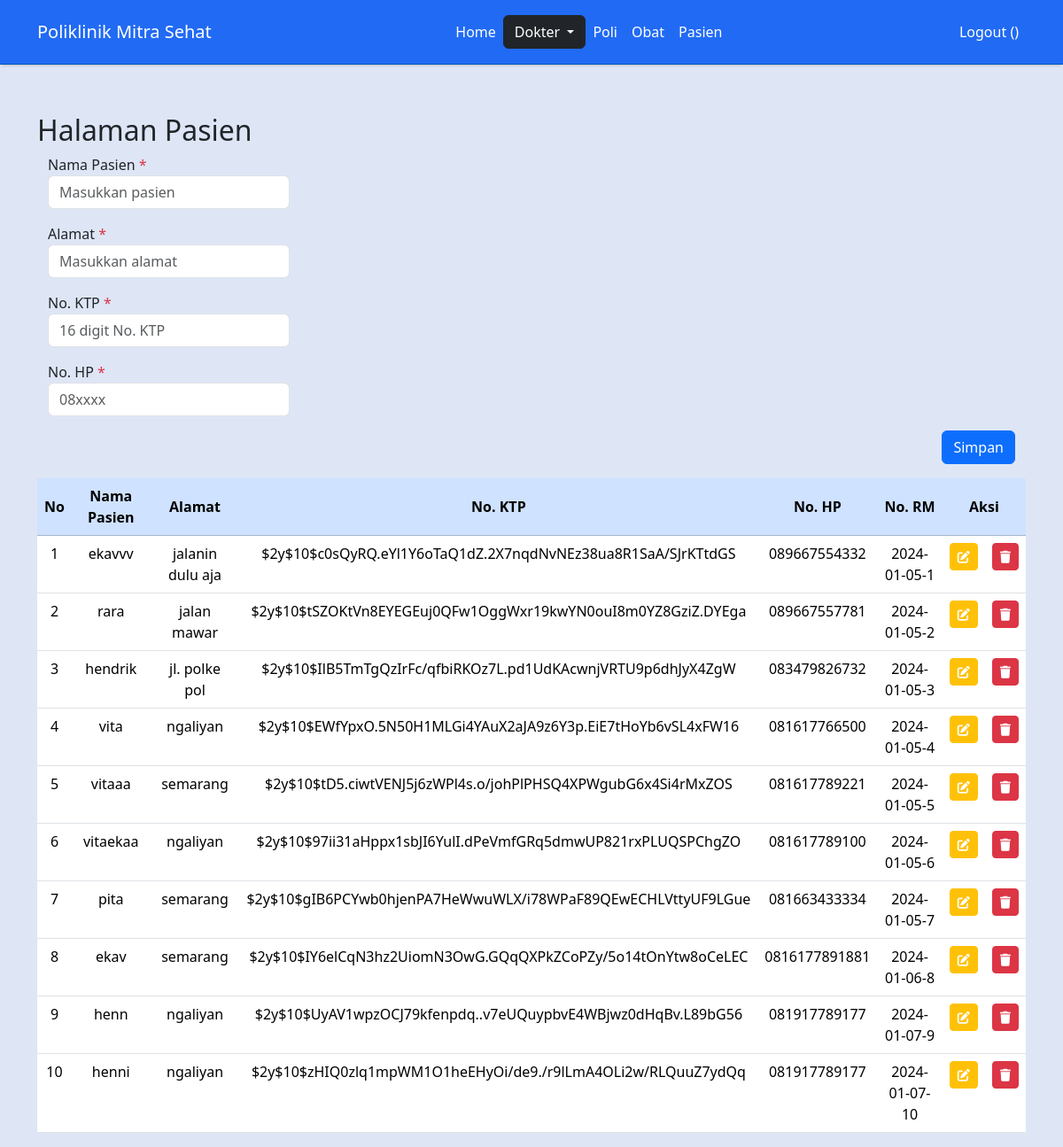
The app's page /index.php?page=pasien (signed in) with its own data.
### tables this page shows
CREATE TABLE `pasien` (
  `id` int(10) UNSIGNED NOT NULL,
  `nama` varchar(255) NOT NULL,
  `alamat` varchar(255) NOT NULL,
  `no_ktp` varchar(255) NOT NULL,
  `no_hp` varchar(50) NOT NULL,
  `no_rm` varchar(25) NOT NULL
);

### pasien.php (the view, shortened to what this page needs)
<main id="pasien-page">
    <div class="container" style="margin-top: 5.5rem;">
        <div class="row">
            <h2 class="ps-0">Halaman Pasien</h2>
            <div class="container">
                <form action="" method="POST" onsubmit="return(validate());">
                    <?php
                    $nama = '';
                    $alamat = '';
                    $no_ktp = '';
                    $no_hp = '';
                    ?>
                    <div class="mb-3 w-25">
                        <label for="nama">Nama Pasien <span class="text-danger">*</span></label>
                        <input type="text" name="nama" class="form-control" required placeholder="Masukkan pasien" value="<?php echo $nama ?>">
                    </div>
                    <div class="mb-3 w-25">
                        <label for="alamat">Alamat <span class="text-danger">*</span></label>
                        <input type="text" name="alamat" class="form-control" required placeholder="Masukkan alamat" value="<?php echo $alamat ?>">
                    </div>
                    <div class="mb-3 w-25">
                        <label for="no_ktp">No. KTP <span class="text-danger">*</span></label>
                        <input type="number" name="no_ktp" class="form-control" required placeholder="16 digit No. KTP" value="<?php echo $no_ktp ?>">
                    </div>
                    <div class="mb-3 w-25">
                        <label for="no_hp">No. HP <span class="text-danger">*</span></label>
                        <input type="number" name="no_hp" class="form-control" required placeholder="08xxxx" value="<?php echo $no_hp ?>">
                    </div>
                    <div class="d-flex justify-content-end mt-2">
                        <button type="submit" name="simpanData" class="btn btn-primary">Simpan</button>
                    </div>
                </form>
            </div>
            <div class="table-responsive mt-3 px-0">
                <table class="table text-center">
                    <thead class="table-primary">
                        <tr>
                            <th valign="middle">No</th>
                            <th valign="middle">Nama Pasien</th>
                            <th valign="middle">Alamat</th>
                            <th valign="middle">No. KTP</th>
                            <th valign="middle">No. HP</th>
                            <th valign="middle">No. RM</th>
                            <th valign="middle" style="width: 0.5%;" colspan="2">Aksi</th>
                        </tr>
                    </thead>
                    <tbody>
                        <?php
                            $result = mysqli_query($mysqli, "SELECT * FROM pasien");
                            $no = 1;
                            while ($data = mysqli_fetch_array($result)) :
                            ?>
                                <tr>
                                    <td><?php echo $no++ ?></td>
                                    <td><?php echo $data['nama'] ?></td>
                                    <td><?php echo $data['alamat'] ?></td>
                                    <td><?php echo $data['no_ktp'] ?></td>
                                    <td><?php echo $data['no_hp'] ?></td>
                                    <td><?php echo $data['no_rm'] ?></td>
                                    <td>
                                        <a class="btn btn-sm btn-warning text-white" href="index.php?page=pasien&id=<?php echo $data['id'] ?>">
                                            <i class="fa-solid fa-pen-to-square"></i>
                                        </a>
                                    </td>
                                    <td>
                                        <a href="index.php?page=pasien&id=<?php echo $data['id'] ?>&aksi=hapus" class="btn btn-sm btn-danger text-white">
                                            <i class="fa-solid fa-trash"></i>
                                        </a>
                                    </td>
                                </tr>
                        <?php endwhile; ?>
                    </tbody>
                </table>
            </div>
        </div>
    </div>
</main>

### index.php (style rules this page uses)
body { background-color: #DEE6F6; }

### records on screen
pasien: nama "ekavvv", alamat "jalanin dulu aja", no_ktp "$2y$10$c0sQyRQ.eYl1Y6oTaQ1dZ.2X7nqdNvNEz38ua8R1SaA/SJrKTtdGS", no_hp "089667554332", no_rm "2024-01-05-1"
pasien: nama "rara", alamat "jalan mawar", no_ktp "$2y$10$tSZOKtVn8EYEGEuj0QFw1OggWxr19kwYN0ouI8m0YZ8GziZ.DYEga", no_hp "089667557781", no_rm "2024-01-05-2"
pasien: nama "hendrik", alamat "jl. polke pol", no_ktp "$2y$10$IlB5TmTgQzIrFc/qfbiRKOz7L.pd1UdKAcwnjVRTU9p6dhJyX4ZgW", no_hp "083479826732", no_rm "2024-01-05-3"
pasien: nama "vita", alamat "ngaliyan", no_ktp "$2y$10$EWfYpxO.5N50H1MLGi4YAuX2aJA9z6Y3p.EiE7tHoYb6vSL4xFW16", no_hp "081617766500", no_rm "2024-01-05-4"
pasien: nama "vitaaa", alamat "semarang", no_ktp "$2y$10$tD5.ciwtVENJ5j6zWPl4s.o/johPlPHSQ4XPWgubG6x4Si4rMxZOS", no_hp "081617789221", no_rm "2024-01-05-5"
pasien: nama "vitaekaa", alamat "ngaliyan", no_ktp "$2y$10$97ii31aHppx1sbJI6YulI.dPeVmfGRq5dmwUP821rxPLUQSPChgZO", no_hp "081617789100", no_rm "2024-01-05-6"
pasien: nama "pita", alamat "semarang", no_ktp "$2y$10$gIB6PCYwb0hjenPA7HeWwuWLX/i78WPaF89QEwECHLVttyUF9LGue", no_hp "081663433334", no_rm "2024-01-05-7"
pasien: nama "ekav", alamat "semarang", no_ktp "$2y$10$IY6elCqN3hz2UiomN3OwG.GQqQXPkZCoPZy/5o14tOnYtw8oCeLEC", no_hp "0816177891881", no_rm "2024-01-06-8"
pasien: nama "henn", alamat "ngaliyan", no_ktp "$2y$10$UyAV1wpzOCJ79kfenpdq..v7eUQuypbvE4WBjwz0dHqBv.L89bG56", no_hp "081917789177", no_rm "2024-01-07-9"
pasien: nama "henni", alamat "ngaliyan", no_ktp "$2y$10$zHIQ0zlq1mpWM1O1heEHyOi/de9./r9lLmA4OLi2w/RLQuuZ7ydQq", no_hp "081917789177", no_rm "2024-01-07-10"
